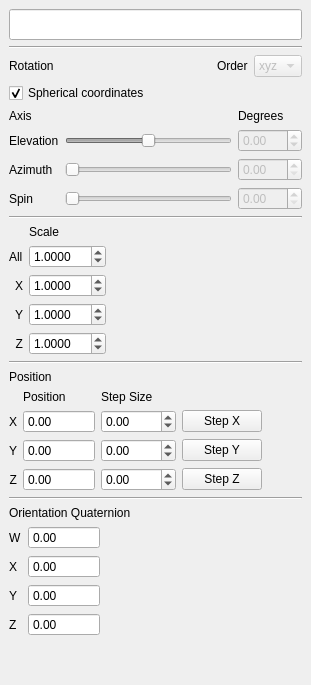
  <widget class="QDockWidget" name="dockJoint">
   <property name="features">
    <set>QDockWidget::AllDockWidgetFeatures</set>
   </property>
   <property name="windowTitle">
    <string>Joint</string>
   </property>
   <attribute name="dockWidgetArea">
    <number>8</number>
   </attribute>
   <widget class="QWidget" name="dockWidgetContents_11">
    <layout class="QVBoxLayout" name="verticalLayout_2">
     <item>
      <widget class="QLineEdit" name="jointName">
       <property name="font">
        <font>
         <pointsize>14</pointsize>
        </font>
       </property>
      </widget>
     </item>
     <item>
      <widget class="Line" name="line_4">
       <property name="orientation">
        <enum>Qt::Horizontal</enum>
       </property>
      </widget>
     </item>
     <item>
      <layout class="QHBoxLayout" name="horizontalLayout_4">
       <item>
        <widget class="QLabel" name="label_28">
         <property name="text">
          <string>Rotation</string>
         </property>
        </widget>
       </item>
       <item>
        <spacer name="horizontalSpacer_8">
         <property name="orientation">
          <enum>Qt::Horizontal</enum>
         </property>
         <property name="sizeHint" stdset="0">
          <size>
           <width>40</width>
           <height>20</height>
          </size>
         </property>
        </spacer>
       </item>
       <item>
        <widget class="QLabel" name="label_19">
         <property name="text">
          <string>Order</string>
         </property>
        </widget>
       </item>
       <item>
        <widget class="QComboBox" name="rotationOrder">
         <property name="enabled">
          <bool>false</bool>
         </property>
         <item>
          <property name="text">
           <string>xyz</string>
          </property>
         </item>
         <item>
          <property name="text">
           <string>xzy</string>
          </property>
         </item>
         <item>
          <property name="text">
           <string>yxz</string>
          </property>
         </item>
         <item>
          <property name="text">
           <string>yzx</string>
          </property>
         </item>
         <item>
          <property name="text">
           <string>zxy</string>
          </property>
         </item>
         <item>
          <property name="text">
           <string>zyx</string>
          </property>
         </item>
        </widget>
       </item>
      </layout>
     </item>
     <item>
      <widget class="QCheckBox" name="sphericalCoord">
       <property name="text">
        <string>Spherical coordinates</string>
       </property>
       <property name="checked">
        <bool>true</bool>
       </property>
      </widget>
     </item>
     <item>
      <layout class="QGridLayout" name="gridLayout_8">
       <item row="1" column="0">
        <widget class="QLabel" name="xAxisLabel">
         <property name="text">
          <string>Elevation</string>
         </property>
        </widget>
       </item>
       <item row="0" column="0">
        <widget class="QLabel" name="label_30">
         <property name="text">
          <string>Axis</string>
         </property>
        </widget>
       </item>
       <item row="1" column="2">
        <widget class="QDoubleSpinBox" name="jointXRotSpinBox">
         <property name="enabled">
          <bool>false</bool>
         </property>
         <property name="minimum">
          <double>-90.000000000000000</double>
         </property>
         <property name="maximum">
          <double>90.000000000000000</double>
         </property>
         <property name="singleStep">
          <double>15.000000000000000</double>
         </property>
        </widget>
       </item>
       <item row="0" column="2">
        <widget class="QLabel" name="label_31">
         <property name="text">
          <string>Degrees</string>
         </property>
        </widget>
       </item>
       <item row="3" column="0">
        <widget class="QLabel" name="zAxisLabel">
         <property name="text">
          <string>Spin</string>
         </property>
        </widget>
       </item>
       <item row="2" column="0">
        <widget class="QLabel" name="yAxisLabel">
         <property name="text">
          <string>Azimuth</string>
         </property>
        </widget>
       </item>
       <item row="2" column="1">
        <widget class="QSlider" name="jointYRotSlider">
         <property name="enabled">
          <bool>false</bool>
         </property>
         <property name="maximum">
          <number>360</number>
         </property>
         <property name="orientation">
          <enum>Qt::Horizontal</enum>
         </property>
        </widget>
       </item>
       <item row="3" column="1">
        <widget class="QSlider" name="jointZRotSlider">
         <property name="enabled">
          <bool>false</bool>
         </property>
         <property name="maximum">
          <number>360</number>
         </property>
         <property name="orientation">
          <enum>Qt::Horizontal</enum>
         </property>
        </widget>
       </item>
       <item row="2" column="2">
        <widget class="QDoubleSpinBox" name="jointYRotSpinBox">
         <property name="enabled">
          <bool>false</bool>
         </property>
         <property name="maximum">
          <double>360.000000000000000</double>
         </property>
         <property name="singleStep">
          <double>15.000000000000000</double>
         </property>
        </widget>
       </item>
       <item row="3" column="2">
        <widget class="QDoubleSpinBox" name="jointZRotSpinBox">
         <property name="enabled">
          <bool>false</bool>
         </property>
         <property name="maximum">
          <double>360.000000000000000</double>
         </property>
         <property name="singleStep">
          <double>15.000000000000000</double>
         </property>
        </widget>
       </item>
       <item row="1" column="1">
        <widget class="QSlider" name="jointXRotSlider">
         <property name="enabled">
          <bool>false</bool>
         </property>
         <property name="minimum">
          <number>-90</number>
         </property>
         <property name="maximum">
          <number>90</number>
         </property>
         <property name="orientation">
          <enum>Qt::Horizontal</enum>
         </property>
        </widget>
       </item>
      </layout>
     </item>
     <item>
      <widget class="Line" name="line_5">
       <property name="orientation">
        <enum>Qt::Horizontal</enum>
       </property>
      </widget>
     </item>
     <item>
      <layout class="QGridLayout" name="gridLayout_14">
       <item row="3" column="0">
        <widget class="QLabel" name="label_51">
         <property name="text">
          <string>X</string>
         </property>
         <property name="alignment">
          <set>Qt::AlignRight|Qt::AlignTrailing|Qt::AlignVCenter</set>
         </property>
        </widget>
       </item>
       <item row="4" column="0">
        <widget class="QLabel" name="label_52">
         <property name="text">
          <string>Y</string>
         </property>
         <property name="alignment">
          <set>Qt::AlignRight|Qt::AlignTrailing|Qt::AlignVCenter</set>
         </property>
        </widget>
       </item>
       <item row="5" column="0">
        <widget class="QLabel" name="label_53">
         <property name="text">
          <string>Z</string>
         </property>
         <property name="alignment">
          <set>Qt::AlignRight|Qt::AlignTrailing|Qt::AlignVCenter</set>
         </property>
        </widget>
       </item>
       <item row="3" column="2">
        <spacer name="horizontalSpacer_10">
         <property name="orientation">
          <enum>Qt::Horizontal</enum>
         </property>
         <property name="sizeHint" stdset="0">
          <size>
           <width>40</width>
           <height>20</height>
          </size>
         </property>
        </spacer>
       </item>
       <item row="3" column="1">
        <widget class="QDoubleSpinBox" name="jointScaleX">
         <property name="decimals">
          <number>4</number>
         </property>
         <property name="minimum">
          <double>0.000100000000000</double>
         </property>
         <property name="maximum">
          <double>100.000000000000000</double>
         </property>
         <property name="singleStep">
          <double>0.100000000000000</double>
         </property>
         <property name="value">
          <double>1.000000000000000</double>
         </property>
        </widget>
       </item>
       <item row="0" column="1">
        <widget class="QLabel" name="label_60">
         <property name="text">
          <string>Scale</string>
         </property>
        </widget>
       </item>
       <item row="4" column="1">
        <widget class="QDoubleSpinBox" name="jointScaleY">
         <property name="decimals">
          <number>4</number>
         </property>
         <property name="minimum">
          <double>0.000100000000000</double>
         </property>
         <property name="maximum">
          <double>100.000000000000000</double>
         </property>
         <property name="singleStep">
          <double>0.100000000000000</double>
         </property>
         <property name="value">
          <double>1.000000000000000</double>
         </property>
        </widget>
       </item>
       <item row="5" column="1">
        <widget class="QDoubleSpinBox" name="jointScaleZ">
         <property name="decimals">
          <number>4</number>
         </property>
         <property name="minimum">
          <double>0.000100000000000</double>
         </property>
         <property name="maximum">
          <double>100.000000000000000</double>
         </property>
         <property name="singleStep">
          <double>0.100000000000000</double>
         </property>
         <property name="value">
          <double>1.000000000000000</double>
         </property>
        </widget>
       </item>
       <item row="2" column="0">
        <widget class="QLabel" name="label_29">
         <property name="text">
          <string>All</string>
         </property>
        </widget>
       </item>
       <item row="2" column="1">
        <widget class="QDoubleSpinBox" name="jointScaleXYZ">
         <property name="decimals">
          <number>4</number>
         </property>
         <property name="minimum">
          <double>0.000100000000000</double>
         </property>
         <property name="maximum">
          <double>100.000000000000000</double>
         </property>
         <property name="singleStep">
          <double>0.100000000000000</double>
         </property>
         <property name="value">
          <double>1.000000000000000</double>
         </property>
        </widget>
       </item>
      </layout>
     </item>
     <item>
      <widget class="Line" name="line_7">
       <property name="orientation">
        <enum>Qt::Horizontal</enum>
       </property>
      </widget>
     </item>
     <item>
      <widget class="QLabel" name="label_34">
       <property name="toolTip">
        <string extracomment="Moving model might change a different position, depending on how the model is rotated."/>
       </property>
       <property name="text">
        <string>Position</string>
       </property>
      </widget>
     </item>
     <item>
      <layout class="QGridLayout" name="gridLayout_9">
       <item row="1" column="0">
        <widget class="QLabel" name="label_35">
         <property name="text">
          <string>X</string>
         </property>
         <property name="alignment">
          <set>Qt::AlignRight|Qt::AlignTrailing|Qt::AlignVCenter</set>
         </property>
        </widget>
       </item>
       <item row="2" column="0">
        <widget class="QLabel" name="label_36">
         <property name="text">
          <string>Y</string>
         </property>
         <property name="alignment">
          <set>Qt::AlignRight|Qt::AlignTrailing|Qt::AlignVCenter</set>
         </property>
        </widget>
       </item>
       <item row="3" column="0">
        <widget class="QLabel" name="label_37">
         <property name="text">
          <string>Z</string>
         </property>
         <property name="alignment">
          <set>Qt::AlignRight|Qt::AlignTrailing|Qt::AlignVCenter</set>
         </property>
        </widget>
       </item>
       <item row="1" column="1">
        <widget class="QDoubleSpinBox" name="jointXPos">
         <property name="enabled">
          <bool>true</bool>
         </property>
         <property name="wrapping">
          <bool>false</bool>
         </property>
         <property name="readOnly">
          <bool>true</bool>
         </property>
         <property name="buttonSymbols">
          <enum>QAbstractSpinBox::NoButtons</enum>
         </property>
         <property name="minimum">
          <double>-1000000.000000000000000</double>
         </property>
         <property name="maximum">
          <double>1000000.000000000000000</double>
         </property>
        </widget>
       </item>
       <item row="2" column="1">
        <widget class="QDoubleSpinBox" name="jointYPos">
         <property name="enabled">
          <bool>true</bool>
         </property>
         <property name="readOnly">
          <bool>true</bool>
         </property>
         <property name="buttonSymbols">
          <enum>QAbstractSpinBox::NoButtons</enum>
         </property>
         <property name="minimum">
          <double>-1000000.000000000000000</double>
         </property>
         <property name="maximum">
          <double>1000000.000000000000000</double>
         </property>
        </widget>
       </item>
       <item row="3" column="1">
        <widget class="QDoubleSpinBox" name="jointZPos">
         <property name="enabled">
          <bool>true</bool>
         </property>
         <property name="readOnly">
          <bool>true</bool>
         </property>
         <property name="buttonSymbols">
          <enum>QAbstractSpinBox::NoButtons</enum>
         </property>
         <property name="minimum">
          <double>-1000000.000000000000000</double>
         </property>
         <property name="maximum">
          <double>1000000.000000000000000</double>
         </property>
        </widget>
       </item>
       <item row="0" column="1">
        <widget class="QLabel" name="label_33">
         <property name="text">
          <string>Position</string>
         </property>
        </widget>
       </item>
       <item row="1" column="3">
        <widget class="QPushButton" name="jointXPosStep">
         <property name="text">
          <string>Step X</string>
         </property>
        </widget>
       </item>
       <item row="1" column="4">
        <spacer name="horizontalSpacer_7">
         <property name="orientation">
          <enum>Qt::Horizontal</enum>
         </property>
         <property name="sizeHint" stdset="0">
          <size>
           <width>40</width>
           <height>20</height>
          </size>
         </property>
        </spacer>
       </item>
       <item row="1" column="2">
        <widget class="QDoubleSpinBox" name="jointXPosStepSize">
         <property name="minimum">
          <double>-1000.000000000000000</double>
         </property>
         <property name="maximum">
          <double>1000.000000000000000</double>
         </property>
        </widget>
       </item>
       <item row="0" column="2">
        <widget class="QLabel" name="label_38">
         <property name="text">
          <string>Step Size</string>
         </property>
        </widget>
       </item>
       <item row="2" column="3">
        <widget class="QPushButton" name="jointYPosStep">
         <property name="text">
          <string>Step Y</string>
         </property>
        </widget>
       </item>
       <item row="3" column="3">
        <widget class="QPushButton" name="jointZPosStep">
         <property name="text">
          <string>Step Z</string>
         </property>
        </widget>
       </item>
       <item row="2" column="2">
        <widget class="QDoubleSpinBox" name="jointYPosStepSize">
         <property name="minimum">
          <double>-1000.000000000000000</double>
         </property>
         <property name="maximum">
          <double>1000.000000000000000</double>
         </property>
        </widget>
       </item>
       <item row="3" column="2">
        <widget class="QDoubleSpinBox" name="jointZPosStepSize">
         <property name="minimum">
          <double>-1000.000000000000000</double>
         </property>
         <property name="maximum">
          <double>1000.000000000000000</double>
         </property>
        </widget>
       </item>
      </layout>
     </item>
     <item>
      <widget class="Line" name="line_6">
       <property name="orientation">
        <enum>Qt::Horizontal</enum>
       </property>
      </widget>
     </item>
     <item>
      <widget class="QLabel" name="label_12">
       <property name="text">
        <string>Orientation Quaternion</string>
       </property>
      </widget>
     </item>
     <item>
      <layout class="QGridLayout" name="gridLayout_4">
       <item row="0" column="0">
        <widget class="QLabel" name="label_13">
         <property name="text">
          <string>W</string>
         </property>
        </widget>
       </item>
       <item row="1" column="0">
        <widget class="QLabel" name="label_14">
         <property name="text">
          <string>X</string>
         </property>
        </widget>
       </item>
       <item row="2" column="0">
        <widget class="QLabel" name="label_15">
         <property name="text">
          <string>Y</string>
         </property>
        </widget>
       </item>
       <item row="0" column="1">
        <widget class="QDoubleSpinBox" name="jointQuatW">
         <property name="readOnly">
          <bool>true</bool>
         </property>
         <property name="buttonSymbols">
          <enum>QAbstractSpinBox::NoButtons</enum>
         </property>
         <property name="minimum">
          <double>-1000000.000000000000000</double>
         </property>
         <property name="maximum">
          <double>1000000.000000000000000</double>
         </property>
        </widget>
       </item>
       <item row="0" column="2">
        <spacer name="horizontalSpacer_5">
         <property name="orientation">
          <enum>Qt::Horizontal</enum>
         </property>
         <property name="sizeHint" stdset="0">
          <size>
           <width>40</width>
           <height>20</height>
          </size>
         </property>
        </spacer>
       </item>
       <item row="1" column="1">
        <widget class="QDoubleSpinBox" name="jointQuatX">
         <property name="readOnly">
          <bool>true</bool>
         </property>
         <property name="buttonSymbols">
          <enum>QAbstractSpinBox::NoButtons</enum>
         </property>
         <property name="minimum">
          <double>-1000000.000000000000000</double>
         </property>
         <property name="maximum">
          <double>1000000.000000000000000</double>
         </property>
        </widget>
       </item>
       <item row="2" column="1">
        <widget class="QDoubleSpinBox" name="jointQuatY">
         <property name="readOnly">
          <bool>true</bool>
         </property>
         <property name="buttonSymbols">
          <enum>QAbstractSpinBox::NoButtons</enum>
         </property>
         <property name="minimum">
          <double>-1000000.000000000000000</double>
         </property>
         <property name="maximum">
          <double>1000000.000000000000000</double>
         </property>
        </widget>
       </item>
       <item row="3" column="1">
        <widget class="QDoubleSpinBox" name="jointQuatZ">
         <property name="readOnly">
          <bool>true</bool>
         </property>
         <property name="buttonSymbols">
          <enum>QAbstractSpinBox::NoButtons</enum>
         </property>
         <property name="minimum">
          <double>-1000000.000000000000000</double>
         </property>
         <property name="maximum">
          <double>1000000.000000000000000</double>
         </property>
        </widget>
       </item>
       <item row="3" column="0">
        <widget class="QLabel" name="label_16">
         <property name="text">
          <string>Z</string>
         </property>
        </widget>
       </item>
      </layout>
     </item>
     <item>
      <spacer name="verticalSpacer_3">
       <property name="orientation">
        <enum>Qt::Vertical</enum>
       </property>
       <property name="sizeHint" stdset="0">
        <size>
         <width>20</width>
         <height>40</height>
        </size>
       </property>
      </spacer>
     </item>
    </layout>
   </widget>
  </widget>
